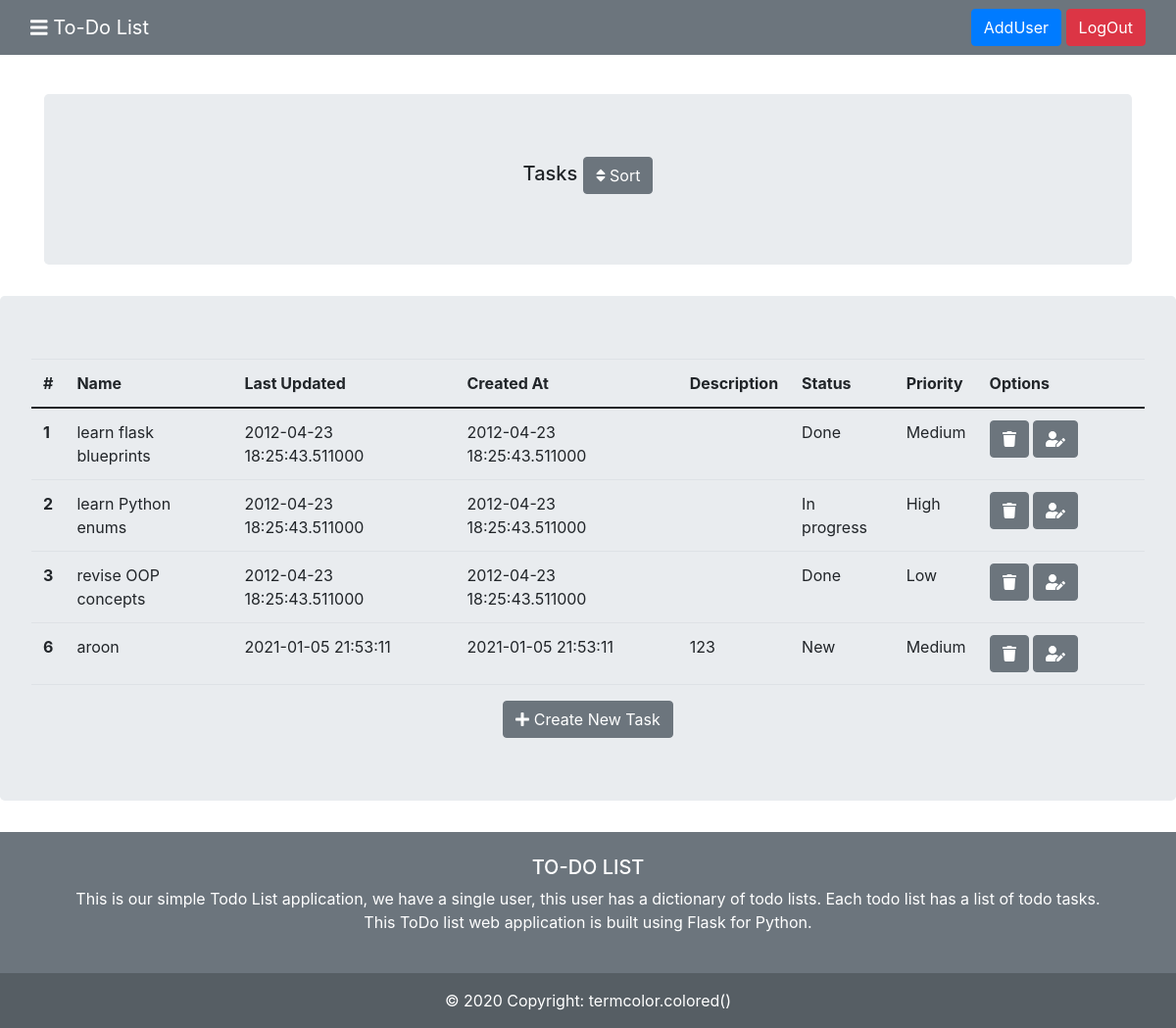
/tasks/1, run on an earlier commit of the app's database.
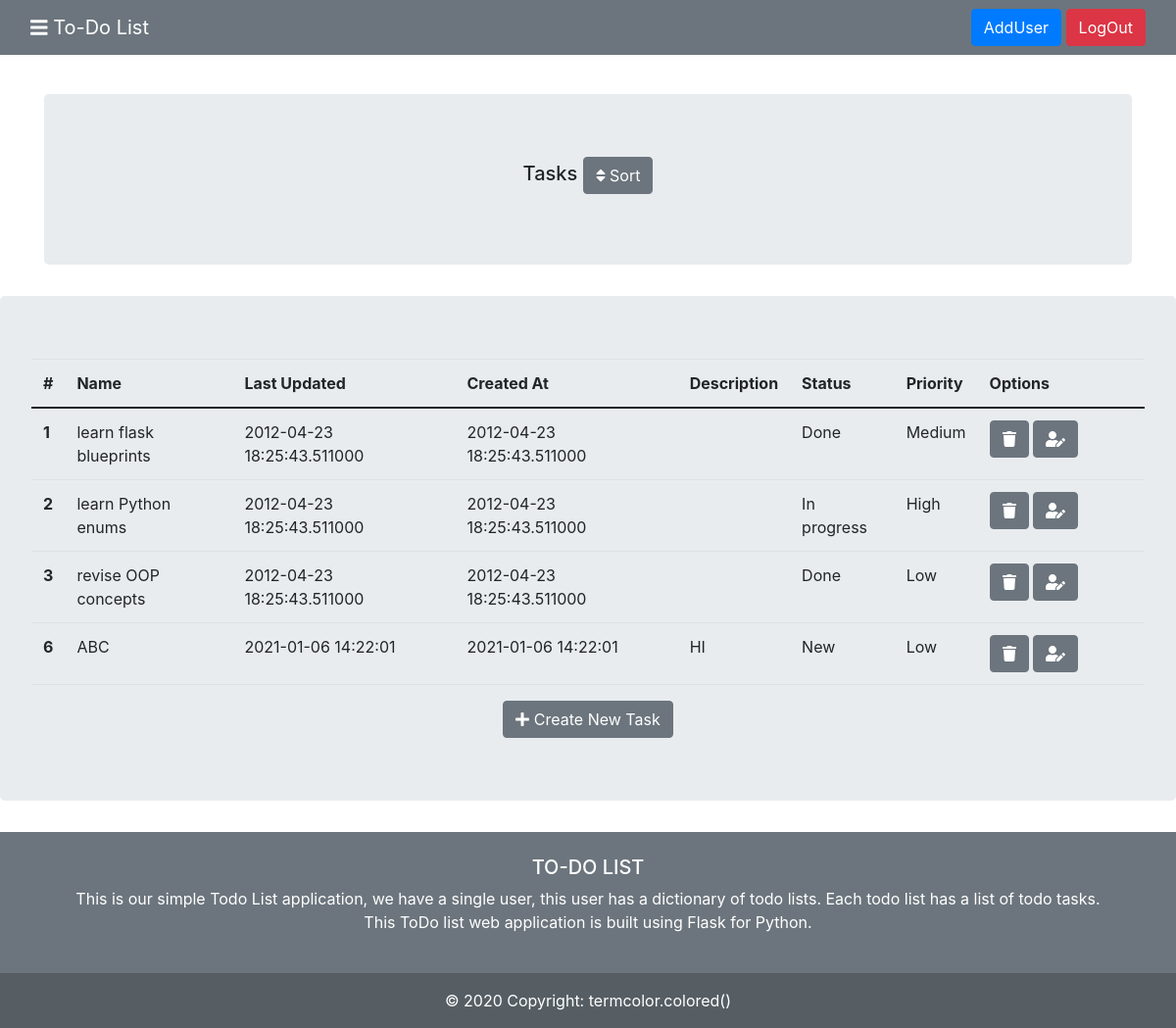
And on a later commit of the database.
### tables this page shows
CREATE TABLE "tasks" (
	"id"	INTEGER,
	"name"	TEXT NOT NULL UNIQUE,
	"last_updated"	TIMESTAMP NOT NULL DEFAULT CURRENT_TIMESTAMP,
	"created_at"	TIMESTAMP NOT NULL DEFAULT CURRENT_TIMESTAMP,
	"status"	TEXT,
	"priority"	TEXT,
    "description" TEXT,
	"taskslist_id"	INTEGER NOT NULL,
	FOREIGN KEY("taskslist_id") REFERENCES "taskslist"("id"),
	PRIMARY KEY("id" AUTOINCREMENT)
);

### to_do_tasks/blueprints/tasks.py (the view)
@tasks_bp.route("/tasks/<int:list_index>")
def tasks_(list_index):
    db = get_db()
    tasks = db.execute(f"SELECT * FROM tasks WHERE taskslist_id = {list_index}").fetchall()
    return render_template("tasks/tasks.html", tasks = tasks, list_index = list_index)

### to_do_tasks/db.py (called while the page is built)
def get_db():
    if 'db' not in g:
        g.db = sqlite3.connect(
            current_app.config['DATABASE'],
            detect_types=sqlite3.PARSE_DECLTYPES
        )
        g.db.row_factory = sqlite3.Row
    return g.db

### to_do_tasks/templates/tasks/tasks.html (shortened to what this page needs)
{% extends 'base.html' %}
{% block content %}
<div class="container">
    <br>
    <center>
        <div class="jumbotron mt-3">
            <div>
                <h5>Tasks <a href="/sorttask/{{list_index}}" class="btn btn-secondary" type="submit" role="button"><i
                            class="fas fa-sort"></i>
                        Sort </a></h5>
            </div>
    </center>
</div>
<div class="jumbotron mt-3">
    <table class="table">
        <thead>
            <tr>
                <th scope="col">#</th>
                <th scope="col">Name</th>
                <th scope="col">Last Updated</th>
                <th scope="col">Created At</th>
                <th scope="col">Description</th>
                <th scope="col">Status</th>
                <th scope="col">Priority</th>
                <th scope="col" style="width: 15%;">Options</th>
            </tr>
        </thead>
        <tbody>
            {% for task in tasks %}
            <tr>
                <th scope="row">{{task['id']}}</th>
                <td>{{task['name']}}</td>
                <td>{{task['last_updated']}}</td>
                <td>{{task['created_at']}}</td>
                <td>{{task['description']}}</td>
                <td>{{task['status']}}</td>
                <td>{{task['priority']}}</td>
                <td> <a href="/deletetask/{{task['id']}}" class="btn btn-secondary" title="Delete" type="submit"
                        role="button"><i class="fas fa-trash"></i></a>
                    <a href="/edittask/{{task['id']}}" class="btn btn-secondary" title="Edit" type="submit"
                        role="button"><i class="fas fa-user-edit"></i></a>
                </td>
            </tr>
            {% endfor %}
        </tbody>
    </table>
    <center>
        <a href="/createtask/{{list_index}}" class="btn btn-secondary" type="submit" role="button"><i
                class="fas fa-plus"></i>
            Create New
            Task</a>
    </center>
</div>
{% endblock %}

### to_do_tasks/templates/base.html (shortened to what this page needs)
<!DOCTYPE html>
<html lang="en">
<head>
  <link href="https://cdn.jsdelivr.net/npm/bootstrap@5.0.0-beta1/dist/css/bootstrap.min.css" rel="stylesheet"
>
  <link rel="stylesheet" href="https://maxcdn.bootstrapcdn.com/bootstrap/4.0.0/css/bootstrap.min.css"
>
  <link rel="stylesheet" href="path/to/font-awesome/css/font-awesome.min.css">
</head>
<body>
  {% block nav %}
  <nav class="navbar navbar-dark bg-secondary">
    <div class="container-fluid">
      <a class="navbar-brand" href="/"><i class="fas fa-bars"></i> To-Do List</a>
      <ul class="navbar-nav ml-auto">
        <li class="nav-item">
          <a class="btn btn-primary " href="/add/user" ;">AddUser</a> <a class="btn btn-danger " href="/logout"
            ;">LogOut</a>
        </li>
      </ul>
    </div>
  </nav>
  {% endblock %}
  {% block content %}
  {% endblock %}
  {% block footer %}
  <footer class="bg-secondary text-white text-center text-lg-start">
    <div class="container p-4">
      <h5 class="text-uppercase">To-Do List</h5>
      <p>
        This is our simple Todo List application, we have a single user, this user has a dictionary of todo lists. Each
        todo
        list has a list of todo tasks.
        <br>
        This ToDo list web application is built using Flask for Python.
      </p>
    </div>
    <div class="text-center p-3" style="background-color: rgba(0, 0, 0, 0.2)">
      © 2020 Copyright:
      <a class="text-white" href="#"> termcolor.colored()</a>
    </div>
  </footer>
  {% endblock %}
</body>
</html>

What changed in the data, as far as the page shows it:
changed tasks "New": name "aroon" → "ABC"; last_updated "2021-01-05 21:53:11" → "2021-01-06 14:22:01"; created_at "2021-01-05 21:53:11" → "2021-01-06 14:22:01"; description "123" → "HI"; priority "Medium" → "Low"
